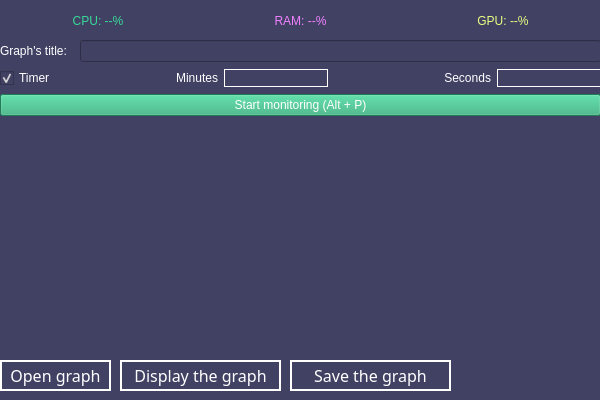
<?xml version="1.0" encoding="UTF-8"?>
<ui version="4.0">
 <class>MainWindow</class>
 <widget class="QMainWindow" name="MainWindow">
  <property name="geometry">
   <rect>
    <x>0</x>
    <y>0</y>
    <width>600</width>
    <height>400</height>
   </rect>
  </property>
  <property name="minimumSize">
   <size>
    <width>600</width>
    <height>400</height>
   </size>
  </property>
  <property name="maximumSize">
   <size>
    <width>600</width>
    <height>400</height>
   </size>
  </property>
  <property name="font">
   <font>
    <family>Adlanta</family>
    <pointsize>11</pointsize>
   </font>
  </property>
  <property name="windowTitle">
   <string>MainWindow</string>
  </property>
  <property name="styleSheet">
   <string notr="true">background-color: rgb(65, 65, 100);</string>
  </property>
  <widget class="QWidget" name="centralwidget">
   <widget class="QPushButton" name="open_btn">
    <property name="geometry">
     <rect>
      <x>0</x>
      <y>360</y>
      <width>111</width>
      <height>31</height>
     </rect>
    </property>
    <property name="font">
     <font>
      <family>Dotum</family>
      <pointsize>12</pointsize>
      <weight>7</weight>
      <italic>false</italic>
      <bold>false</bold>
     </font>
    </property>
    <property name="styleSheet">
     <string notr="true">QPushButton{
border:2px solid white;
font: 57 12pt &quot;Dotum&quot;;
color:white;
}
QPushButton:Hover{
border:2px solid rgb(240, 128, 254);
font: 57 12pt &quot;Dotum&quot;;
color:white;
}
QPushButton:pressed{
border:2px solid rgb(56, 217, 153);
font: 57 12pt &quot;Dotum&quot;;
color:rgb(56, 217, 153);
}</string>
    </property>
    <property name="text">
     <string>Open graph</string>
    </property>
    <property name="autoDefault">
     <bool>false</bool>
    </property>
    <property name="default">
     <bool>false</bool>
    </property>
    <property name="flat">
     <bool>false</bool>
    </property>
   </widget>
   <widget class="QWidget" name="horizontalLayoutWidget">
    <property name="geometry">
     <rect>
      <x>0</x>
      <y>0</y>
      <width>601</width>
      <height>41</height>
     </rect>
    </property>
    <layout class="QHBoxLayout" name="usage_layout">
     <item>
      <widget class="QLabel" name="cpu_lbl">
       <property name="styleSheet">
        <string notr="true">font: 57 12pt &quot;Dotum&quot;;
color: rgb(56, 217, 153)</string>
       </property>
       <property name="text">
        <string>CPU: --%</string>
       </property>
       <property name="alignment">
        <set>Qt::AlignCenter</set>
       </property>
      </widget>
     </item>
     <item>
      <widget class="QLabel" name="ram_lbl">
       <property name="styleSheet">
        <string notr="true">font: 57 12pt &quot;Dotum&quot;;
color: rgb(240, 128, 254)</string>
       </property>
       <property name="text">
        <string>RAM: --%</string>
       </property>
       <property name="alignment">
        <set>Qt::AlignCenter</set>
       </property>
      </widget>
     </item>
     <item>
      <widget class="QLabel" name="gpu_lbl">
       <property name="styleSheet">
        <string notr="true">font: 57 12pt &quot;Dotum&quot;;
color: rgb(233, 254, 128)</string>
       </property>
       <property name="text">
        <string>GPU: --%</string>
       </property>
       <property name="alignment">
        <set>Qt::AlignCenter</set>
       </property>
      </widget>
     </item>
    </layout>
   </widget>
   <widget class="QWidget" name="verticalLayoutWidget">
    <property name="geometry">
     <rect>
      <x>0</x>
      <y>40</y>
      <width>601</width>
      <height>251</height>
     </rect>
    </property>
    <layout class="QVBoxLayout" name="main_lay" stretch="1,1,2,1,1,1,0">
     <item>
      <layout class="QHBoxLayout" name="title_lay" stretch="1,7">
       <item>
        <widget class="QLabel" name="title_lbl">
         <property name="styleSheet">
          <string notr="true">font: 57 12pt &quot;Dotum&quot;;
color:white;</string>
         </property>
         <property name="text">
          <string>Graph's title:</string>
         </property>
        </widget>
       </item>
       <item>
        <widget class="QLineEdit" name="title_edt">
         <property name="styleSheet">
          <string notr="true">font: 57 12pt &quot;Dotum&quot;;
color:white;</string>
         </property>
        </widget>
       </item>
      </layout>
     </item>
     <item>
      <layout class="QHBoxLayout" name="time_lay" stretch="1,3,2,3,2">
       <property name="sizeConstraint">
        <enum>QLayout::SetNoConstraint</enum>
       </property>
       <item>
        <widget class="QCheckBox" name="timer_chb">
         <property name="autoFillBackground">
          <bool>false</bool>
         </property>
         <property name="styleSheet">
          <string notr="true">QCheckBox
{
font: 57 12pt &quot;Dotum&quot;;
color: white;
}

</string>
         </property>
         <property name="text">
          <string>Timer</string>
         </property>
         <property name="checked">
          <bool>true</bool>
         </property>
         <property name="tristate">
          <bool>false</bool>
         </property>
        </widget>
       </item>
       <item>
        <widget class="QLabel" name="minutes_lbl">
         <property name="styleSheet">
          <string notr="true">font: 57 12pt &quot;Dotum&quot;;
color:white;</string>
         </property>
         <property name="text">
          <string>Minutes</string>
         </property>
         <property name="alignment">
          <set>Qt::AlignRight|Qt::AlignTrailing|Qt::AlignVCenter</set>
         </property>
        </widget>
       </item>
       <item>
        <widget class="QLineEdit" name="minutes_edt">
         <property name="styleSheet">
          <string notr="true">font: 57 12pt &quot;Dotum&quot;;
color:white;
border:1px solid rgb(255, 255, 255);</string>
         </property>
        </widget>
       </item>
       <item>
        <widget class="QLabel" name="seconds_lbl">
         <property name="styleSheet">
          <string notr="true">font: 57 12pt &quot;Dotum&quot;;
color:white;</string>
         </property>
         <property name="text">
          <string>Seconds</string>
         </property>
         <property name="alignment">
          <set>Qt::AlignRight|Qt::AlignTrailing|Qt::AlignVCenter</set>
         </property>
        </widget>
       </item>
       <item>
        <widget class="QLineEdit" name="seconds_edt">
         <property name="styleSheet">
          <string notr="true">font: 57 12pt &quot;Dotum&quot;;
color:white;
border:1px solid rgb(255, 255, 255);</string>
         </property>
        </widget>
       </item>
      </layout>
     </item>
     <item>
      <widget class="QPushButton" name="start_btn">
       <property name="styleSheet">
        <string notr="true">background-color:  rgb(45, 174, 122);
font: 57 12pt &quot;Dotum&quot;;
color:white;</string>
       </property>
       <property name="text">
        <string>Start monitoring (Alt + P)</string>
       </property>
      </widget>
     </item>
     <item>
      <widget class="QLabel" name="gpu_warn">
       <property name="styleSheet">
        <string notr="true">font: 57 12pt &quot;Dotum&quot;;
color: rgb(242, 55, 55)</string>
       </property>
       <property name="text">
        <string/>
       </property>
       <property name="alignment">
        <set>Qt::AlignCenter</set>
       </property>
      </widget>
     </item>
     <item>
      <widget class="QLabel" name="info_lbl">
       <property name="styleSheet">
        <string notr="true">font: 57 12pt &quot;Dotum&quot;;
color: rgb(56, 217, 153)</string>
       </property>
       <property name="text">
        <string/>
       </property>
       <property name="alignment">
        <set>Qt::AlignCenter</set>
       </property>
      </widget>
     </item>
     <item>
      <widget class="QLabel" name="warn_lbl">
       <property name="styleSheet">
        <string notr="true">font: 57 12pt &quot;Dotum&quot;;
color: rgb(242, 55, 55)</string>
       </property>
       <property name="text">
        <string/>
       </property>
       <property name="alignment">
        <set>Qt::AlignCenter</set>
       </property>
      </widget>
     </item>
     <item>
      <widget class="QLabel" name="time_lbl">
       <property name="styleSheet">
        <string notr="true">font: 57 12pt &quot;Dotum&quot;;
color:white;</string>
       </property>
       <property name="text">
        <string/>
       </property>
       <property name="alignment">
        <set>Qt::AlignCenter</set>
       </property>
      </widget>
     </item>
    </layout>
   </widget>
   <widget class="QPushButton" name="display_btn">
    <property name="geometry">
     <rect>
      <x>120</x>
      <y>360</y>
      <width>161</width>
      <height>31</height>
     </rect>
    </property>
    <property name="font">
     <font>
      <family>Dotum</family>
      <pointsize>12</pointsize>
      <weight>7</weight>
      <italic>false</italic>
      <bold>false</bold>
     </font>
    </property>
    <property name="styleSheet">
     <string notr="true">QPushButton{
border:2px solid white;
font: 57 12pt &quot;Dotum&quot;;
color:white;
}
QPushButton:Hover{
border:2px solid rgb(240, 128, 254);
font: 57 12pt &quot;Dotum&quot;;
color:white;
}
QPushButton:pressed{
border:2px solid rgb(56, 217, 153);
font: 57 12pt &quot;Dotum&quot;;
color:rgb(56, 217, 153);
}</string>
    </property>
    <property name="text">
     <string>Display the graph</string>
    </property>
    <property name="autoDefault">
     <bool>false</bool>
    </property>
    <property name="default">
     <bool>false</bool>
    </property>
    <property name="flat">
     <bool>false</bool>
    </property>
   </widget>
   <widget class="QPushButton" name="save_btn">
    <property name="geometry">
     <rect>
      <x>290</x>
      <y>360</y>
      <width>161</width>
      <height>31</height>
     </rect>
    </property>
    <property name="font">
     <font>
      <family>Dotum</family>
      <pointsize>12</pointsize>
      <weight>7</weight>
      <italic>false</italic>
      <bold>false</bold>
     </font>
    </property>
    <property name="styleSheet">
     <string notr="true">QPushButton{
border:2px solid white;
font: 57 12pt &quot;Dotum&quot;;
color:white;
}
QPushButton:Hover{
border:2px solid rgb(240, 128, 254);
font: 57 12pt &quot;Dotum&quot;;
color:white;
}
QPushButton:pressed{
border:2px solid rgb(56, 217, 153);
font: 57 12pt &quot;Dotum&quot;;
color:rgb(56, 217, 153);
}</string>
    </property>
    <property name="text">
     <string>Save the graph</string>
    </property>
    <property name="autoDefault">
     <bool>false</bool>
    </property>
    <property name="default">
     <bool>false</bool>
    </property>
    <property name="flat">
     <bool>false</bool>
    </property>
   </widget>
  </widget>
 </widget>
 <resources/>
 <connections/>
</ui>
